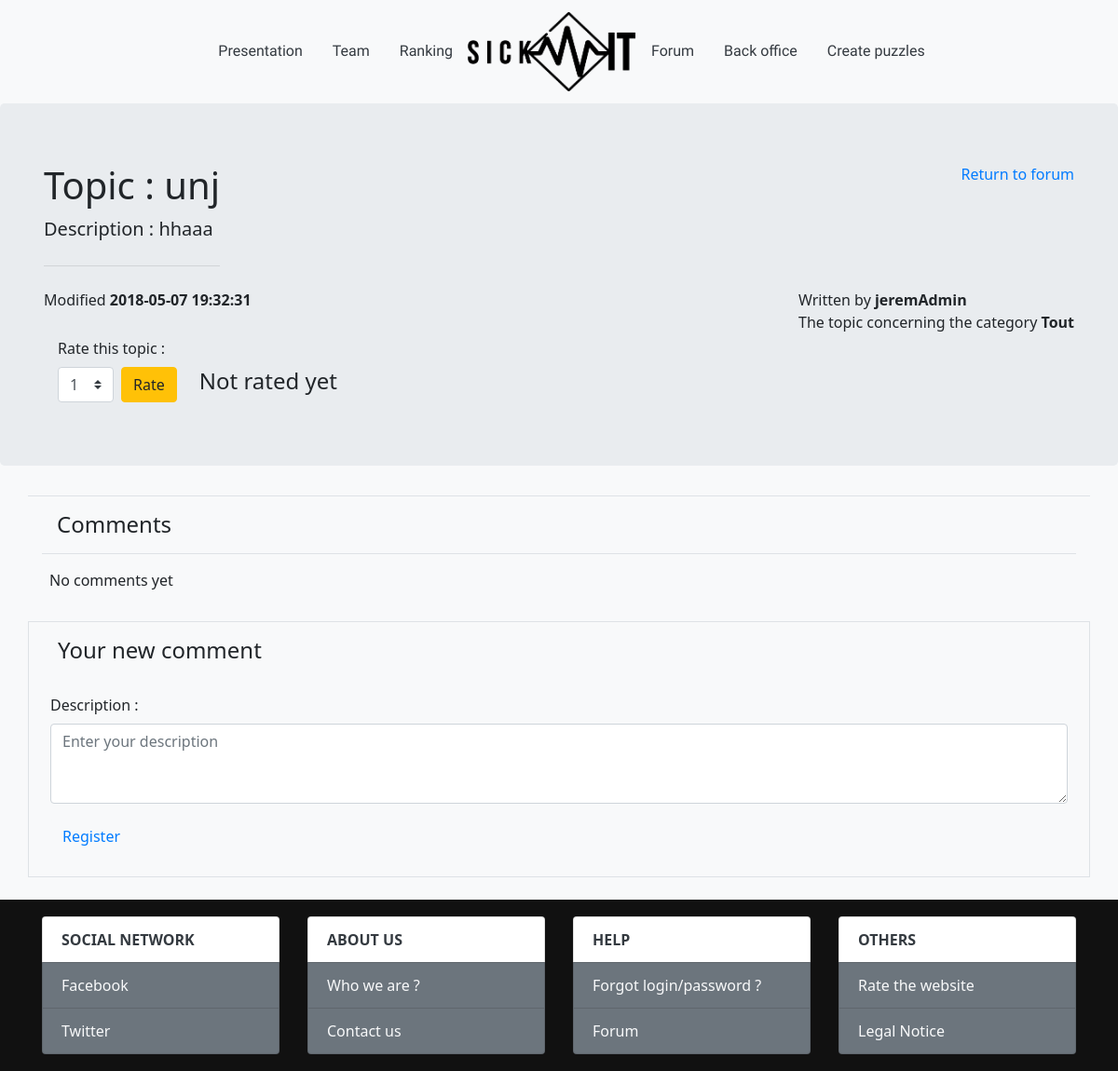
The app's page /index.php?action=forum&direction=subject&id=36 (signed in) with its own data.
### tables this page shows
CREATE TABLE IF NOT EXISTS `subject` (
  `id` int(11) NOT NULL AUTO_INCREMENT,
  `title` varchar(50) DEFAULT NULL,
  `description` mediumtext,
  `created` datetime DEFAULT NULL,
  `modified` datetime DEFAULT NULL,
  `rate` float DEFAULT NULL,
  `views` int(11) NOT NULL DEFAULT '0',
  `idUser` int(11) DEFAULT NULL,
  `idCategory` int(11) DEFAULT NULL,
  PRIMARY KEY (`id`),
  KEY `fk_category` (`idCategory`) USING BTREE,
  KEY `fk_user` (`idUser`) USING BTREE
);

CREATE TABLE IF NOT EXISTS `user` (
  `id` int(11) NOT NULL AUTO_INCREMENT,
  `login` varchar(80) DEFAULT NULL,
  `email` varchar(120) DEFAULT NULL,
  `password` text,
  `points` int(11) NOT NULL DEFAULT '0',
  `created` date DEFAULT NULL,
  `markSite` int(11) DEFAULT NULL,
  `noticeSite` text,
  `time` datetime DEFAULT NULL,
  `creatorMode` tinyint(1) DEFAULT NULL,
  `administrator` tinyint(1) DEFAULT NULL,
  `ban` datetime DEFAULT NULL,
  `test` int(11) DEFAULT NULL,
  `confirmKey` varchar(255) DEFAULT NULL,
  `confirm` int(11) DEFAULT NULL,
  PRIMARY KEY (`id`),
  UNIQUE KEY `email` (`email`)
);

CREATE TABLE IF NOT EXISTS `category` (
  `id` int(11) NOT NULL AUTO_INCREMENT,
  `name` varchar(50) DEFAULT NULL,
  `idUser` int(11) DEFAULT NULL,
  `priority` int(11) DEFAULT NULL,
  PRIMARY KEY (`id`),
  UNIQUE KEY `nameCategory` (`name`) USING BTREE,
  KEY `fk_user` (`idUser`) USING BTREE
);

### controller/forum/topic/subjectPrepare.php (called while the page is built, shortened)
<?php
$idSubject = htmlspecialchars($_GET['id']);
$infosSubject = getAllInfoTopicNoFKey($idSubject);
require_once('view/forum/topic/forumSubjectView.php');

### model/forumModel.php (called while the page is built, shortened)
<?php
function getAllInfoTopicNoFKey($id) {
	$db = dbConnect();
	$reqTopicNoFKey = $db->prepare('SELECT subject.id as id, subject.title as title, subject.modified as modified, subject.rate as rate, subject.description as description, user.login as user, category.name as category FROM subject, user, category WHERE subject.idUser = user.id AND subject.idCategory = category.id AND subject.id = :id');
	$reqTopicNoFKey->execute(['id' => $id]);
	$topicInfos = $reqTopicNoFKey->fetch(PDO::FETCH_ASSOC);
	return $topicInfos;
}

### view/forum/topic/introTopicView.php (the view)
<section class="jumbotron" id="introTopic">
	<div class="container">
		<div class="d-flex justify-content-between">
			<div>
				<h1 id='titleTopic'>Topic : <?=$infosSubject['title']; ?></h1>
				<div class="lead">Description : <?=$infosSubject['description']; ?></div>
				<hr class="my-4">
			</div>
			<a href="index.php?action=forum">Return to forum</a>
		</div>
		<div class="d-flex justify-content-between">
			<div>Modified <strong><?=$infosSubject['modified']; ?></strong></div>
			<div>
				<div>Written by <strong><?=$infosSubject['user']; ?></strong></div>
				<div>The topic concerning the category <strong><?=$infosSubject['category']; ?></strong></div>
			</div>
		</div>
		<div class="d-flex alink-items-center">
			<div class="col-auto my-1">
				<label for="rateTopic" class="mr-sm-2">Rate this topic :</label>
				<div id="contentAllRateParts" class="d-flex align-items-center">
					<div class="mr-2">
						<select class="custom-select mr-sm-2" name="rate" placeholder="Rate this topic">
						<?php rateShow(5);?>
						</select>
					</div>
					<div>
						<button type="button" class="btn btn-warning" id="rateTopic">Rate</button>
					</div>
					<div class="h4 ml-4" id="respondRate">
						<?= checkRate($infosSubject['rate']);?>
					</div>
				</div>
			</div>
		</div>
	</div>
</section>
<?php
function rateShow($length) {
	for($i = 1; $i <= $length; $i++) {
		if($i == 1) {
		?>
			<option value=<?=$i; ?> selected><?=$i; ?></option>
		<?php
		} else {
		?>
			<option value=<?=$i; ?>><?=$i; ?></option>
		<?php
		}
	}
}
function checkRate($rate) {
	if(isset($rate) && !empty($rate)) {
		?>
		<div>Total rate : <?=$rate;?>/5</div>
		<?php
	} else {
		?>
		<div>Not rated yet</div>
		<?php
	}
}

### public/css/projetStyle.css (style rules this page uses)
body { font-family:"Segoe UI",Roboto,"Helvetica Neue",Arial,sans-serif; font-size: 1rem; }
a:link { text-decoration: none; }
button { width: 100%; background-color: rgba(0,0,0,0); color: white; }

### public/css/forumStyle.css (style rules this page uses)
a { text-decoration: none; }

### records on screen
subject: title "unj", description "hhaaa", modified "2018-05-07 19:32:31", idUser.login "jeremAdmin", idCategory.name "Tout"

### other values on screen
form field rate "1"
